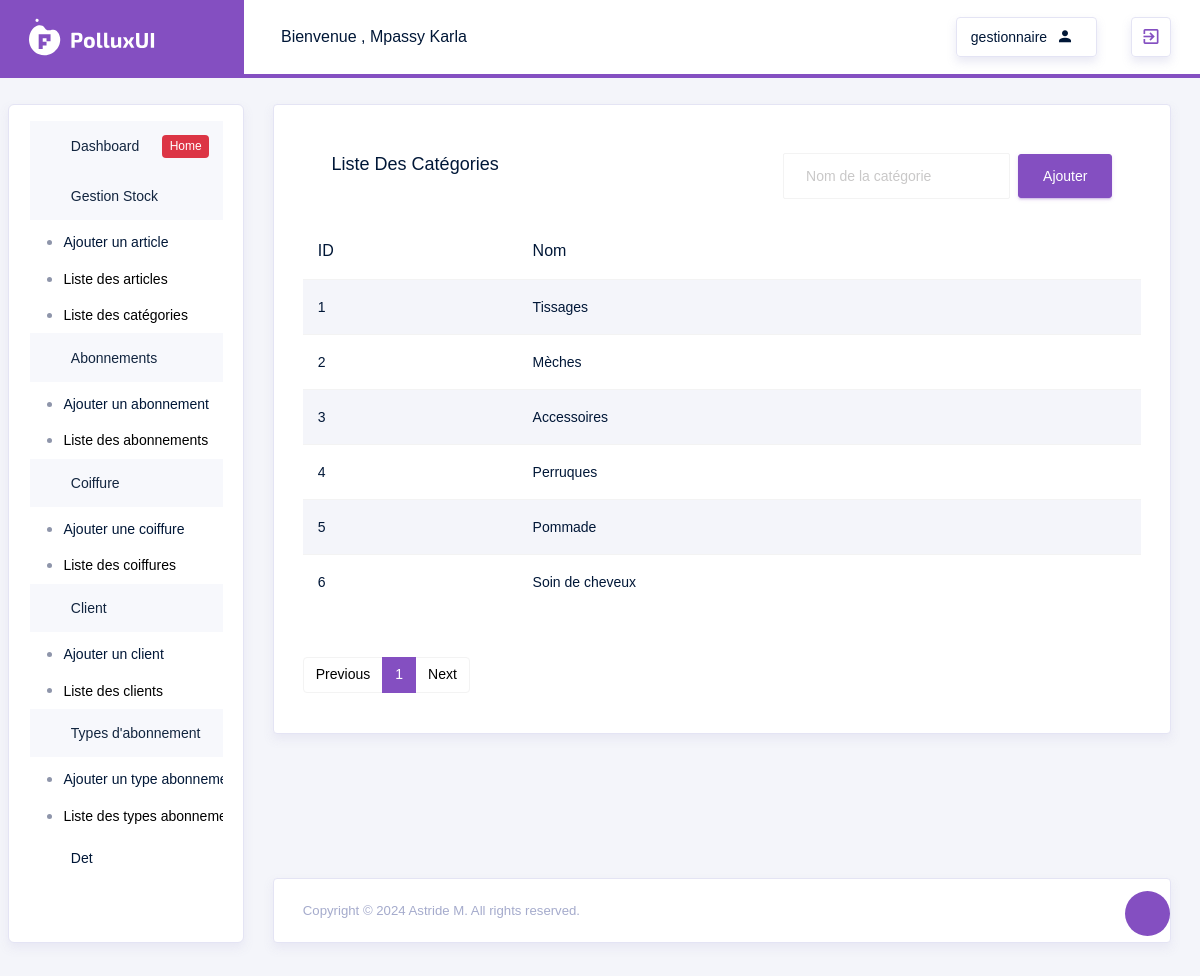
Screenshot of /Article/Categorie/List (signed in) with the database file from the repository.
### src/models.py (models this page shows, shortened)
class User(db.Model, UserMixin):
    id = db.Column(db.Integer, primary_key=True, autoincrement=True)
    login = db.Column(db.String(100), unique=True, nullable=False)
    password = db.Column(db.String(128), nullable=False)
    nom = db.Column(db.String(100), nullable=False)
    prenom = db.Column(db.String(100), nullable=False)
    telephone = db.Column(db.String(100), nullable=False)
    adresse = db.Column(db.String(250), nullable=False)
    role_id = db.Column(db.Integer, db.ForeignKey('role.id'), nullable=False)
    role = db.relationship('Role', backref=db.backref('users', lazy=True))

class Role(db.Model):
    id = db.Column(db.Integer, primary_key=True, autoincrement=True)
    name = db.Column(db.String(50), unique=True, nullable=False)

class Categorie(db.Model):
    id = db.Column(db.Integer, primary_key=True, autoincrement=True)
    nom = db.Column(db.String(100), nullable=False)

### src/routes/gestionnaire_routes.py (the view)
@app.route('/Article/Categorie/List',methods=['GET', 'POST'])
@login_required
def ListerCategorie():
    form = AddCategorieForm()
    page = request.args.get('page', 1, type=int)
    categories = Categorie.query.paginate(page=page, per_page=7)
    if form.validate_on_submit():
        categorie = Categorie(nom=form.nom.data)
        db.session.add(categorie)
        db.session.commit()
        return redirect(url_for('ListerCategorie'))
    return render_template('gestionnaire/article/ListerCategorie.html', form=form, categories=categories)

### src/forms/ArticleForms.py
class AddCategorieForm(FlaskForm):
    nom = StringField('Nom de la catégorie', validators=[DataRequired()])

### src/routes/auth_routes.py (called while the page is built)
@login_manager.user_loader
def load_user(user_id):
        return User.query.get(int(user_id))

### src/templates/gestionnaire/article/ListerCategorie.html (shortened to what this page needs)
{% extends "layouts/base.html" %}
{% block content %}
<div class="row">
    <div class="col-md-12">
        <div class="card">
            <div class="card-body">
                <div class="card-body d-flex align-items-center">
                    <h4 class="card-title">Liste des catégories</h4>
                    <form class="form-inline ml-auto" method="POST" action="{{ url_for('ListerCategorie') }}">
                        <div class="form-group mr-2">
                            {{ form.nom(class="form-control", placeholder="Nom de la catégorie", required=True) }}
                        </div>
                        <button type="submit" class="btn btn-primary">Ajouter</button>
                    </form>
                </div>
                <div class="table-responsive mb-5">
                    <table class="table table-hover table-striped">
                        <thead>
                            <tr>
                                <th>ID</th>
                                <th>Nom</th>
                            </tr>
                        </thead>
                        <tbody>
                            {% for categorie in categories %}
                            <tr>
                                <td>{{ categorie.id }}</td>
                                <td>{{ categorie.nom }}</td>
                            </tr>
                            {% endfor %}
                        </tbody>
                    </table>
                </div>
                <nav aria-label="Page navigation example mt-5">
                    <ul class="pagination">
                        {% if categories.has_prev %}
                            <li class="page-item"><a class="page-link" href="{{ url_for('ListerCategorie', page=categories.prev_num) }}">Previous</a></li>
                        {% else %}
                            <li class="page-item disabled"><span class="page-link">Previous</span></li>
                        {% endif %}
                        {% for page_num in categories.iter_pages() %}
                            {% if page_num %}
                                {% if categories.page == page_num %}
                                    <li class="page-item active" aria-current="page"><span class="page-link">{{ page_num }}</span></li>
                                {% else %}
                                    <li class="page-item"><a class="page-link" href="{{ url_for('ListerCategorie', page=page_num) }}">{{ page_num }}</a></li>
                                {% endif %}
                            {% else %}
                                <li class="page-item disabled"><span class="page-link">...</span></li>
                            {% endif %}
                        {% endfor %}
                        {% if categories.has_next %}
                            <li class="page-item"><a class="page-link" href="{{ url_for('ListerCategorie', page=categories.next_num) }}">Next</a></li>
                        {% else %}
                            <li class="page-item disabled"><span class="page-link">Next</span></li>
                        {% endif %}
                    </ul>
                </nav>
            </div>
        </div>
    </div>
</div>
{% endblock %}

### src/templates/layouts/base.html (shortened to what this page needs)
<!DOCTYPE html>
<html lang="en">
<head>
  <link rel="stylesheet" href="https://cdn.jsdelivr.net/npm/bootstrap@4.6.2/dist/css/bootstrap.min.css">
    <link rel="stylesheet" href="{{ url_for('static', filename='template/vendors/typicons/typicons.css') }}">
    <link rel="stylesheet" href="{{ url_for('static', filename='template/vendors/css/vendor.bundle.base.css') }}">
    <link rel="stylesheet" href="{{ url_for('static', filename='template/css/vertical-layout-light/style.css') }}">
    <link rel="stylesheet" href="https://cdnjs.cloudflare.com/ajax/libs/MaterialDesign-Webfont/7.4.47/css/materialdesignicons.min.css">
    <link href="https://cdn.jsdelivr.net/npm/select2@4.1.0-rc.0/dist/css/select2.min.css" rel="stylesheet" />
</head>
<body>
  <div class="container-scroller">
    <nav class="navbar col-lg-12 col-12 p-0 fixed-top d-flex flex-row">
      <div class="navbar-brand-wrapper d-flex justify-content-center">
        <div class="navbar-brand-inner-wrapper d-flex justify-content-between align-items-center w-100">
          <a class="navbar-brand brand-logo" href="#"><img src="images/logo.svg" alt="logo"/></a>
          <button class="navbar-toggler navbar-toggler align-self-center" type="button" data-toggle="minimize">
            <span class="typcn typcn-th-menu"></span>
          </button>
        </div>
      </div>
      <div class="navbar-menu-wrapper d-flex align-items-center justify-content-end">
        <ul class="navbar-nav mr-lg-2">
          <li class="nav-item nav-profile dropdown">
            <a class="nav-link" href="#" data-toggle="dropdown" id="profileDropdown">
              <span class="nav-profile-name">Bienvenue , {{ current_user.nom}} {{current_user.prenom}}</span>
            </a>
          </li>
        </ul>
        <ul class="navbar-nav navbar-nav-right">
          <li class="nav-item nav-date dropdown">
            <a class="nav-link d-flex justify-content-center align-items-center" href="javascript:;">
              <h6 class="date mb-0"> {{current_user.role.name}}</h6>
              <i class="mdi mdi-account"></i>
            </a>
          </li>
          <li class="nav-item dropdown">
            <a class="nav-link count-indicator d-flex justify-content-center align-items-center" id="messageDropdown" href="{{ url_for('logout')}}" >
              <i class="mdi mdi-exit-to-app text-primary"></i>
            </a>
          </li>
        </ul>
      </div>
    </nav>
    <div class="container-fluid page-body-wrapper">
      <div class="theme-setting-wrapper">
        <div id="settings-trigger"><i class="typcn typcn-cog-outline"></i></div>
      </div>
      <nav class="sidebar sidebar-offcanvas" id="sidebar">
        <ul class="nav">
          <li class="nav-item">
            <a class="nav-link" href="{{ url_for('ListerArticle') }}">
              <i class="typcn typcn-device-desktop menu-icon"></i>
              <span class="menu-title">Dashboard</span>
              <div class="badge badge-danger">Home</div>
            </a>
          </li>
          {% if current_user.is_authenticated and current_user.role.name == 'gestionnaire' %}
          <li class="nav-item">
            <a class="nav-link" data-toggle="collapse" href="#article" aria-expanded="false" aria-controls="ui-basic">
              <i class="typcn typcn-document-text menu-icon"></i>
              <span class="menu-title">Gestion Stock </span>
              <i class="menu-arrow"></i>
            </a>
            <div class="collapse" id="article">
              <ul class="nav flex-column sub-menu">
                <li class="nav-item"> <a class="nav-link" href="{{ url_for('AddArticle') }}">Ajouter un article</a></li>
                <li class="nav-item"> <a class="nav-link" href="{{ url_for('ListerArticle') }}">Liste des articles</a></li>
                <li class="nav-item"> <a class="nav-link" href="{{ url_for('ListerCategorie') }}">Liste des catégories</a></li>
              </ul>
            </div>
          </li>
          <li class="nav-item">
            <a class="nav-link" data-toggle="collapse" href="#abo" aria-expanded="false" aria-controls="form-elements">
              <i class="typcn typcn-film menu-icon"></i>
              <span class="menu-title">Abonnements</span>
              <i class="menu-arrow"></i>
            </a>
            <div class="collapse" id="abo">
              <ul class="nav flex-column sub-menu">
                <li class="nav-item"> <a class="nav-link" href="{{ url_for('AddAbonnement') }}">Ajouter un abonnement </a></li>
                <li class="nav-item"> <a class="nav-link" href="{{ url_for('ListAbonnement') }}">Liste des abonnements</a></li>
              </ul>
            </div>
          </li>
          <li class="nav-item">
            <a class="nav-link" data-toggle="collapse" href="#coiffure" aria-expanded="false" aria-controls="charts">
              <i class="typcn typcn-chart-pie-outline menu-icon"></i>
              <span class="menu-title">Coiffure</span>
              <i class="menu-arrow"></i>
            </a>
            <div class="collapse" id="coiffure">
              <ul class="nav flex-column sub-menu">
                <li class="nav-item"> <a class="nav-link" href="{{ url_for('AddCoiffure') }}">Ajouter une coiffure </a></li>
                <li class="nav-item"> <a class="nav-link" href="{{ url_for('ListCoiffure') }}">Liste des coiffures</a></li>
              </ul>
            </div>
          </li>
          <li class="nav-item">
            <a class="nav-link" data-toggle="collapse" href="#clients" aria-expanded="false" aria-controls="tables">
              <i class="typcn typcn-th-small-outline menu-icon"></i>
              <span class="menu-title">Client</span>
              <i class="menu-arrow"></i>
            </a>
            <div class="collapse" id="clients">
              <ul class="nav flex-column sub-menu">
                <li class="nav-item"> <a class="nav-link" href="{{ url_for('AddClient') }}">Ajouter un client </a></li>
                <li class="nav-item"> <a class="nav-link" href="{{ url_for('ListClient') }}">Liste des clients</a></li>
              </ul>
            </div>
          </li>
          <li class="nav-item">
            <a class="nav-link" data-toggle="collapse" href="#icons" aria-expanded="false" aria-controls="icons">
              <i class="typcn typcn-compass menu-icon"></i>
              <span class="menu-title">Types d'abonnement</span>
              <i class="menu-arrow"></i>
            </a>
            <div class="collapse" id="icons">
              <ul class="nav flex-column sub-menu">
                <li class="nav-item"> <a class="nav-link" href="{{ url_for('AddTypeAbonnement') }}">Ajouter un type abonnement </a></li>
                <li class="nav-item"> <a class="nav-link" href="{{ url_for('ListTypeAbonnement') }}">Liste des types abonnements</a></li>
              </ul>
            </div>
          </li>
          {% endif %}
          <li class="nav-item">
            <a class="nav-link" href="#">
              <i class="typcn typcn-mortar-board menu-icon"></i>
              <span class="menu-title">Det</span>
            </a>
          </li>
        </ul>
      </nav>
      <div class="main-panel">
        <div class="content-wrapper">
            {% block content %}{% endblock %}
        </div>
        <footer class="footer">
            <div class="card">
                <div class="card-body">
                    <div class="d-sm-flex justify-content-center justify-content-sm-between">
                        <span class="text-muted text-center text-sm-left d-block d-sm-inline-block">Copyright © 2024 Astride M. All rights reserved.</span>
                    </div>
                </div>
            </div>
        </footer>
      </div>
    </div>
  </div>
</body>
</html>

### rows the page displays
User: nom "Mpassy", prenom "Karla"
Role: role.name "gestionnaire"
Categorie: id "1", nom "Tissages"
Categorie: id "2", nom "Mèches"
Categorie: id "3", nom "Accessoires"
Categorie: id "4", nom "Perruques"
Categorie: id "5", nom "Pommade"
Categorie: id "6", nom "Soin de cheveux"

### other values shown
{{ page_num }} "1"
